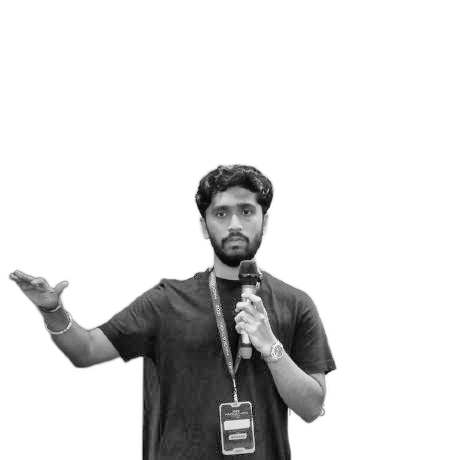
#> input picture data/source-prepped.png, 460 x 460 px, found by its file name
$ python make_ascii_svg.py
#> lines starting #> are read from the running program, lines starting #| are printed output that depends on the picture
import os
import sys
from PIL import Image

RAMP = " .`:-=+*cs#%@"  # bright (sparse) -> dark (dense)

def image_to_ascii(image_path, width=96, aspect_ratio_correction=0.55):
    img = Image.open(image_path).convert("L")
    w, h = img.size
    height = int(h / w * width * aspect_ratio_correction)
    img_resized = img.resize((width, height), Image.Resampling.LANCZOS)

    try:
        pixels = list(img_resized.get_flattened_data())
    except AttributeError:
        pixels = list(img_resized.getdata())
    num_chars = len(RAMP)

    lines = []
    for y in range(height):
        line_chars = []
        for x in range(width):
            pixel_val = pixels[y * width + x]
            char_idx = int((255 - pixel_val) / 255.0 * (num_chars - 1))
            line_chars.append(RAMP[char_idx])
        lines.append("".join(line_chars))
    return lines

def generate_ascii_svg(lines, output_path="sruj08-ascii.svg"):
    width_chars = len(lines[0]) if lines else 96
    num_rows = len(lines)

    font_size = 7
    line_height = 8.5
    char_width = 4.2

    svg_width = 370
    svg_height = 490

    pad_x = 12
    pad_y = 20

    total_duration = 3.5
    row_delay = total_duration / max(num_rows, 1)

    svg = []
    svg.append(f'<svg xmlns="http://www.w3.org/2000/svg" viewBox="0 0 {svg_width} {svg_height}" width="{svg_width}" height="{svg_height}">')
    svg.append('<style>')
    svg.append('  .bg { fill: #0d1117; rx: 8px; ry: 8px; stroke: #30363d; stroke-width: 1px; }')
    svg.append('  .ascii-text { font-family: "Courier New", Courier, monospace; font-size: 7px; fill: #8b949e; white-space: pre; }')
    svg.append('  .title-bar { fill: #161b22; rx: 8px; ry: 8px; }')
    svg.append('</style>')

    # Background card
    svg.append(f'<rect width="{svg_width}" height="{svg_height}" class="bg" />')

    # Header bar
    svg.append(f'<path d="M 0 8 A 8 8 0 0 1 8 0 L {svg_width - 8} 0 A 8 8 0 0 1 {svg_width} 8 L {svg_width} 28 L 0 28 Z" fill="#161b22" stroke="#30363d" stroke-width="1" />')
    svg.append('<circle cx="15" cy="14" r="4" fill="#ff5f56" />')
    svg.append('<circle cx="27" cy="14" r="4" fill="#ffbd2e" />')
    svg.append('<circle cx="39" cy="14" r="4" fill="#27c93f" />')
    svg.append(f'<text x="{svg_width/2}" y="18" text-anchor="middle" fill="#8b949e" font-family="monospace" font-size="11" font-weight="bold">sruj08@ascii-art ~</text>')

    # ClipPaths with default full width
    svg.append('<defs>')
    full_row_width = width_chars * char_width + 10
    for i in range(num_rows):
        start_time = i * row_delay
        svg.append(f'  <clipPath id="row-clip-{i}">')
        # Default width set to full_row_width so fallback renderers display 100% immediately!
        svg.append(f'    <rect x="{pad_x}" y="{pad_y + 20 + i * line_height}" width="{full_row_width}" height="{line_height}">')
        svg.append(f'      <animate attributeName="width" from="0" to="{full_row_width}" begin="{start_time:.2f}s" dur="{row_delay:.2f}s" fill="freeze" calcMode="linear" />')
        svg.append('    </rect>')
        svg.append('  </clipPath>')
    svg.append('</defs>')

    # Render ASCII text lines
    for i, line in enumerate(lines):
        y_pos = pad_y + 26 + i * line_height
        escaped_line = line.replace("&", "&amp;").replace("<", "&lt;").replace(">", "&gt;")
        svg.append(f'<g clip-path="url(#row-clip-{i})">')
        svg.append(f'  <text x="{pad_x}" y="{y_pos}" class="ascii-text">{escaped_line}</text>')
        svg.append('</g>')

    svg.append('</svg>')

    os.makedirs(os.path.dirname(output_path) or ".", exist_ok=True)
    with open(output_path, "w", encoding="utf-8") as f:
        f.write("\n".join(svg))
    print(f"ASCII SVG created at {output_path}")

def main():
    prepped_img = "data/source-prepped.png"
    if not os.path.exists(prepped_img):
        print(f"{prepped_img} not found, running prep_photo.py...")
        from prep_photo import prep_photo
        prep_photo()

    lines = image_to_ascii(prepped_img, width=82, aspect_ratio_correction=0.52)
#> in image_to_ascii, img is the input picture: PIL image 460x460 L; min 1, max 255, mean 220.2
#> in image_to_ascii, `img_resized = img.resize((width, height), Image.Resampling.LANCZOS)`:
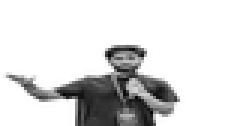
#> img_resized: PIL image 82x42 L (shown 3 times larger); min 4, max 255, mean 219.9
#> in image_to_ascii, `pixels = list(img_resized.getdata())`: pixels = 3444 values, max 255 at index 0, min 4 at index 1512, mean 219.9
#> after the loop in image_to_ascii, `for y in range(height):`: lines = 42 items
#> lines = 42 items
    generate_ascii_svg(lines, "sruj08-ascii.svg")
#> in generate_ascii_svg, `width_chars = len(lines[0]) if lines else 96`: width_chars = 82
#> in generate_ascii_svg, `num_rows = len(lines)`: num_rows = 42
#> in generate_ascii_svg, `row_delay = total_duration / max(num_rows, 1)`: row_delay = 0.0833
#> in generate_ascii_svg, `full_row_width = width_chars * char_width + 10`: full_row_width = 354.4
#> the loop in generate_ascii_svg, `for i in range(num_rows):` made 42 passes
#> start_time on passes 1 to 12: 0, 0.0833, 0.167, 0.25, 0.333, 0.417, 0.5, 0.583, 0.667, 0.75, 0.833, 0.917
#> after the loop in generate_ascii_svg, `for i in range(num_rows):`: svg = 223 items
#> the loop in generate_ascii_svg, `for i, line in enumerate(lines):` made 42 passes
#> y_pos on passes 1 to 12: 46, 54.5, 63, 71.5, 80, 88.5, 97, 105.5, 114, 122.5, 131, 139.5
#> after the loop in generate_ascii_svg, `for i, line in enumerate(lines):`: svg = 350 items

if __name__ == "__main__":
    main()
